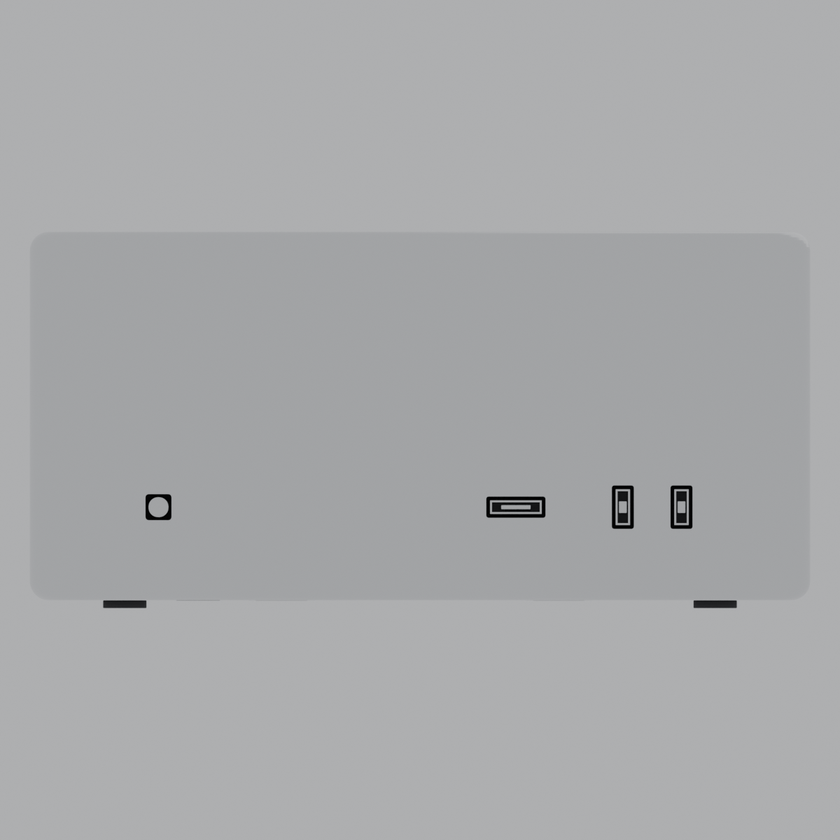
#> input picture renders/ortho/front.png, 840 x 840 px, shrunk from 1200 x 1200 before the run
$ python measure_cc.py ../renders/ortho/bottom.png ../renders/ortho/front.png
#> lines starting #> are read from the running program, lines starting #| are printed output that depends on the picture; after the words box and inside, x2 and y2 are one past the last pixel; in counts of white or black regions, pixels touching at a corner belong together
#!/usr/bin/env python3
"""Label the rear connectors by connected component and report each in mm.

Column histograms cannot do this job: the two chamfers of a narrow gap share a
column, a run of four USB-C slots reads as one blob, and the engraved icons
printed above the connectors drag the band upward until it swallows the field.

A connected-component pass over a row window that contains ONLY the connector
bodies is unambiguous — each shell is a separate blob, and its bounding box is
the measurement. scipy is not guaranteed here, so this is a two-pass
flood fill on a boolean mask (the image is 1312x545, which is cheap).

Usage: python3 measure_cc.py [rear|front] [image]
"""
import os
import sys
from collections import deque

import numpy as np
from PIL import Image

HERE = os.path.dirname(os.path.abspath(__file__))
REF = os.path.join(HERE, "..", "reference")

NAMES_REAR = ["USBC1", "USBC2", "USBC3", "USBC4", "RJ45", "PWR",
              "USBA1", "USBA2", "HDMI", "PHONE", "PWRBTN"]
NAMES_FRONT = ["USBC1", "USBC2", "SDXC", "LED"]


def load(p):
    return np.asarray(Image.open(p).convert("L"), dtype=np.float32)


def box_of(g):
    """Chassis box in pixels, anchored to the KNOWN 197 x 95 mm aspect.

    Two things had to change.

    Scale: the previous version applied the width-derived mm/px to BOTH axes
    after taking the height from a brightness cut. The bottom of a product
    shot is a soft contact shadow, so that cut ran long and every vertical
    measurement came out ~1% too large - 1.2 mm on the port row, the exact
    size of error this file exists to eliminate. Apple publishes
    197 x 197 x 95 mm, so the pixel box has a known aspect and the height
    follows from the width.

    Top edge: locating it by the strongest brightness gradient anywhere in the
    top of the frame does not work, because in the rear photograph the
    strongest edge up there is the TOP OF THE PERFORATED FIELD at 5 mm, not
    the top of the machine - and the silhouette-width plateau is worse, since a
    vignetted white ground makes the wide empty rows look "full". The search is
    therefore confined to the first 3% of the frame, which is above the field,
    and the resulting bottom edge is checked against the contact shadow to
    confirm the two ends agree.
    """
    h, w = g.shape
    body = g < 238.0
    x0 = int(np.nonzero(body[int(h * 0.5)])[0][0])
    x1 = int(np.nonzero(body[int(h * 0.5)])[0][-1])
    width = x1 - x0 + 1
    height = int(round(width * 95.0 / 197.0))

    prof = g[:, int(w * 0.35):int(w * 0.65)].mean(axis=1)
    d = np.gradient(prof)
    y0 = int(np.argmax(d[: max(4, int(h * 0.03))]))
    y1 = y0 + height - 1
    print("  edge check: top grad %+.4f at row %d, bottom grad %+.4f at row %d"
          % (d[y0], y0, d[min(y1, h - 2)], y1))
    return x0, y0, x1, y1


def components(mask, min_area=20):
    """4-connected components, returned as (x0, y0, x1, y1, area) sorted by x."""
    h, w = mask.shape
    seen = np.zeros((h, w), dtype=bool)
    out = []
    for sy in range(h):
        row = mask[sy]
        for sx in np.nonzero(row & ~seen[sy])[0]:
            if seen[sy, sx]:
                continue
            q = deque([(sy, sx)])
            seen[sy, sx] = True
            x0 = x1 = sx
            y0 = y1 = sy
            area = 0
            while q:
                y, x = q.popleft()
                area += 1
                if x < x0: x0 = x
                if x > x1: x1 = x
                if y < y0: y0 = y
                if y > y1: y1 = y
                for dy, dx in ((1, 0), (-1, 0), (0, 1), (0, -1)):
                    ny, nx = y + dy, x + dx
                    if 0 <= ny < h and 0 <= nx < w and mask[ny, nx] and not seen[ny, nx]:
                        seen[ny, nx] = True
                        q.append((ny, nx))
            if area >= min_area:
                out.append((x0, y0, x1, y1, area))
    out.sort()
    return out


def row_window_for(g, x0, x1, y_lo_frac, y_hi_frac, thresh=118.0, min_frac=0.03):
    """Find the row span that holds the connectors.

    Scans the middle band of the panel for the first and last row whose dark
    share crosses `min_frac`, starting below the perforated field. The field
    itself is excluded by requiring the run to be contiguous and to start after
    the field's bottom.
    """
    H = g.shape[0]
    dark = g < thresh
    prof = dark[:, x0:x1].mean(axis=1)
    y_a = int(H * y_lo_frac)
    y_b = int(H * y_hi_frac)
    seg = prof[y_a:y_b]
    on = seg > min_frac
    idx = np.nonzero(on)[0]
    if not len(idx):
        return None
    return y_a + int(idx[0]), y_a + int(idx[-1])


def report(kind, path):
    g = load(path)
    x0, y0, x1, y1 = box_of(g)
#> in box_of, `body = g < 238.0`: body: shape (840, 840) bool; every value is 1
#> in box_of, `x0 = int(np.nonzero(body[int(h * 0.5)])[0][0])`: x0 = 0
#> in box_of, `x1 = int(np.nonzero(body[int(h * 0.5)])[0][-1])`: x1 = 839
#> in box_of, `width = x1 - x0 + 1`: width = 840
#> in box_of, `height = int(round(width * 95.0 / 197.0))`: height = 405
#> in box_of, `prof = g[:, int(w * 0.35):int(w * 0.65)].mean(axis=1)`: prof = 840 values, max 174.8 at index 601, min 125.2 at index 515, mean 169
#> in box_of, `d = np.gradient(prof)`: d = 840 values, max 18.89 at index 517, min -18.93 at index 496, mean -0.000288
#> in box_of, `y0 = int(np.argmax(d[: max(4, int(h * 0.03))]))`: y0 = 18
#> in box_of, `y1 = y0 + height - 1`: y1 = 422
#|   edge check: top grad +0.0794 at row 18, bottom grad +0.0040 at row 422
#> x0 = 0; y0 = 18; x1 = 839; y1 = 422
    sx = 197.0 / (x1 - x0 + 1)
#> sx = 0.235
    H = y1 - y0 + 1
#> H = 405
    print("%s  %s" % (kind.upper(), os.path.basename(path)))
    print("  chassis %d x %d px   scale %.4f mm/px   aspect %.4f (want %.4f)"
          % (x1 - x0 + 1, H, sx, (x1 - x0 + 1) / H, 197.0 / 95.0))
#|   chassis 840 x 405 px   scale 0.2345 mm/px   aspect 2.0741 (want 2.0737)

    ix0, ix1 = x0 + int(8 / sx), x1 - int(8 / sx)
#> ix0 = 34; ix1 = 805

    if kind == "rear":
        # the field ends around 54 mm; the connectors live below it
        win = row_window_for(g, ix0, ix1, 0.58, 0.90, thresh=118.0, min_frac=0.03)
        names = NAMES_REAR
    else:
        # front: exclude the base band at the bottom
        win = row_window_for(g, ix0, ix1, 0.50, 0.88, thresh=118.0, min_frac=0.015)
#> in row_window_for, `dark = g < thresh`:
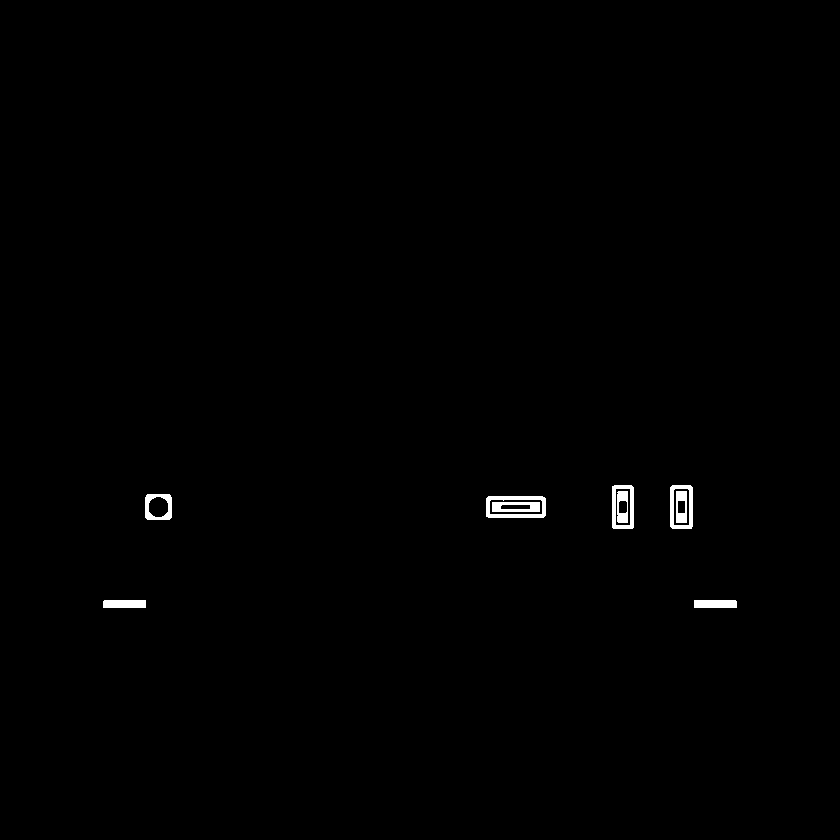
#> dark: shape (840, 840) bool; 0.49% white; 9 white regions, largest, box (x1, y1, x2, y2) and area: (486, 496, 546, 518) 583, (670, 485, 693, 529) 463, (612, 485, 634, 529) 457
#> in row_window_for, `prof = dark[:, x0:x1].mean(axis=1)`: prof = 840 values, max 0.157 at index 517, min 0 at index 0, mean 0.00533
#> in row_window_for, `seg = prof[y_a:y_b]`: seg = 319 values, max 0.157 at index 97, min 0 at index 0, mean 0.014
#> in row_window_for, `idx = np.nonzero(on)[0]`: idx = 52 values from 65 to 187
#> win = (485, 607)
        names = NAMES_FRONT

    if win is None:
        print("  no window found")
        return
    ya, yb = win
#> ya = 485; yb = 607
    print("  window rows %d..%d  (%.2f .. %.2f mm from chassis top)"
          % (ya, yb, (ya - y0) * sx, (yb - y0) * sx))
#|   window rows 485..607  (109.52 .. 138.13 mm from chassis top)

    sub = (g[ya:yb + 1, ix0:ix1] < 125.0)
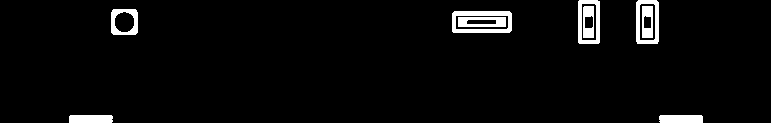
#> sub: shape (123, 771) bool; 3.7% white; 9 white regions, largest, box (x1, y1, x2, y2) and area: (452, 11, 512, 33) 635, (636, 0, 659, 44) 465, (578, 0, 600, 44) 460
    comps = components(sub, min_area=int(0.9 / (sx * sx)))
#> after the loop in components, `for sy in range(h):`: out = [(578, 0, 599, 43, 460), (636, 0, 658, 43, 465), (583, 6, 593, 37, 263), (642, 6, 652, 37, 274), (111, 9, 137, 34, 382), (452, 11, 511, 32, 635), (458, 17, 505, 26, 365), (69, 115, 112, 122, 348), (659, 115, 702, 122, 348)]
#> comps = [(69, 115, 112, 122, 348), (111, 9, 137, 34, 382), (452, 11, 511, 32, 635), (458, 17, 505, 26, 365), (578, 0, 599, 43, 460), (583, 6, 593, 37, 263), (636, 0, 658, 43, 465), (642, 6, 652, 37, 274), (659, 115, 702, 122, 348)]
    print("  %d components   (window inset %.2f mm each side)"
          % (len(comps), (ix0 - x0) * sx))
#|   9 components   (window inset 7.97 mm each side)
    print("\n   # name     x0(mm)  x1(mm)  w(mm)  cx(mm)   y0(mm)  y1(mm)  h(mm)  area")
    prev_cx = None
    for i, (ca, cb, cc, cd, area) in enumerate(comps):
        nm = names[i] if i < len(names) else "?%d" % i
        # ca/cc index into the WINDOW, not the image. Adding the window origin
        # back is not cosmetic: the window is inset 8 mm from the chassis edge,
        # so omitting it shifts every connector 8.5 mm toward the centre. The
        # layout stays perfectly self-consistent while the whole rear port row
        # comes out compressed, which is exactly the kind of error a
        # self-consistent measurement cannot catch on its own.
        cx = (ca + ix0 + cc + 1) / 2.0 * sx
        gap = "" if prev_cx is None else "   gap %6.2f" % (cx - prev_cx)
        print("  %2d %-7s %7.2f %6.2f %6.2f %7.2f %7.2f %7.2f %6.2f %6d%s"
              % (i, nm, (ca + ix0) * sx, (cc + 1 + ix0) * sx, (cc - ca + 1) * sx, cx,
                 (ya + cb - y0) * sx, (ya + cd + 1 - y0) * sx, (cd - cb + 1) * sx,
                 area, gap))
        prev_cx = cx
#> this loop made 9 passes
#> (ca, cb, cc, cd, area, nm, cx, gap) on passes 1 to 9: (69, 115, 112, 122, 348, 'USBC1', 25.33, ''), (111, 9, 137, 34, 382, 'USBC2', 33.19, '   gap   7.86'), (452, 11, 511, 32, 635, 'SDXC', 117, '   gap  83.84'), (458, 17, 505, 26, 365, 'LED', 117, '   gap   0.00'), (578, 0, 599, 43, 460, '?4', 142.1, '   gap  25.09'), (583, 6, 593, 37, 263, '?5', 142, '   gap  -0.12'), (636, 0, 658, 43, 465, '?6', 155.8, '   gap  13.84'), (642, 6, 652, 37, 274, '?7', 155.8, '   gap   0.00'), (659, 115, 702, 122, 348, '?8', 163.7, '   gap   7.86')
#|    0 USBC1     24.16  34.48  10.32   25.33  136.49  138.37   1.88    348
#|    1 USBC2     34.01  40.34   6.33   33.19  111.63  117.73   6.10    382   gap   7.86
#|    2 SDXC     113.98 128.05  14.07  117.03  112.10  117.26   5.16    635   gap  83.84
#|    3 LED      115.39 126.64  11.26  117.03  113.51  115.85   2.35    365   gap   0.00
#|    4 ?4       143.53 148.69   5.16  142.12  109.52  119.84  10.32    460   gap  25.09
#|    5 ?5       144.70 147.28   2.58  142.00  110.93  118.43   7.50    263   gap  -0.12
#|    6 ?6       157.13 162.53   5.39  155.84  109.52  119.84  10.32    465   gap  13.84
#|    7 ?7       158.54 161.12   2.58  155.84  110.93  118.43   7.50    274   gap   0.00
#> (further printed lines are left out)
    return comps, sx, g, (x0, y0, x1, y1)


if __name__ == "__main__":
    kind = sys.argv[1] if len(sys.argv) > 1 else "rear"
    default = os.path.join(REF, "apple_hw_back.jpg" if kind == "rear"
                           else "apple_static_front.jpg")
    path = sys.argv[2] if len(sys.argv) > 2 else default
    report(kind, path)

$ run again, on renders/ortho/left.png
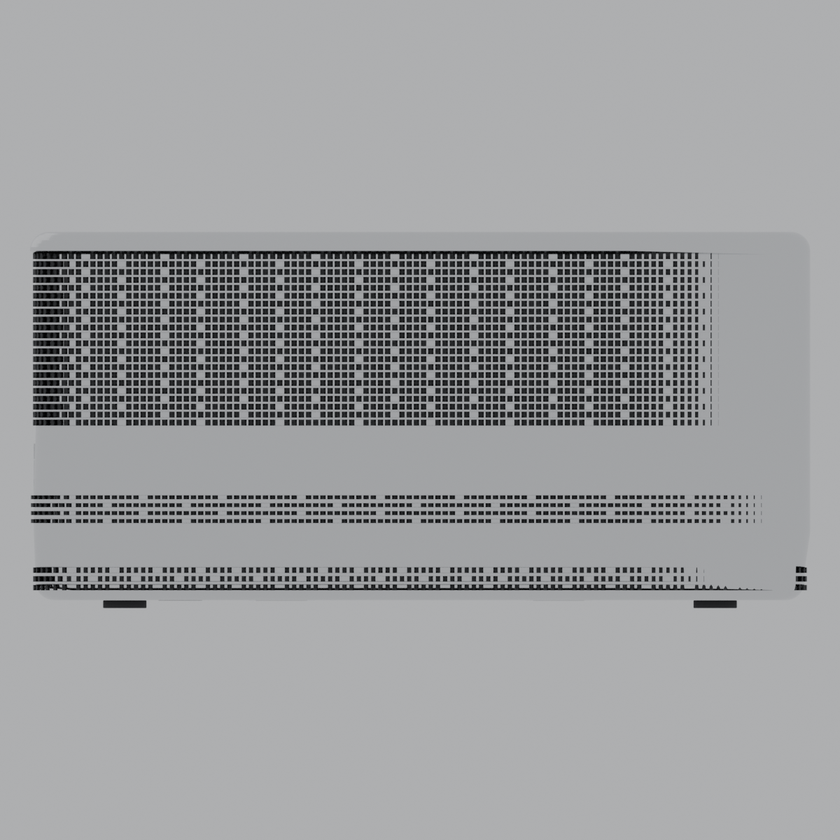
#> input picture renders/ortho/left.png, 840 x 840 px, shrunk from 1200 x 1200 before the run
#> body: shape (840, 840) bool; every value is 1
#> in box_of, `x0 = int(np.nonzero(body[int(h * 0.5)])[0][0])`: x0 = 0
#> in box_of, `x1 = int(np.nonzero(body[int(h * 0.5)])[0][-1])`: x1 = 839
#> width = 840
#> height = 405
#> in box_of, `prof = g[:, int(w * 0.35):int(w * 0.65)].mean(axis=1)`: prof = 840 values, max 174.9 at index 230, min 10.97 at index 252, mean 152.7
#> d = 840 values, max 72.16 at index 590, min -67.76 at index 251, mean -0.000274
#> in box_of, `y0 = int(np.argmax(d[: max(4, int(h * 0.03))]))`: y0 = 18
#> in box_of, `y1 = y0 + height - 1`: y1 = 422
#|   edge check: top grad +0.0754 at row 18, bottom grad +0.7976 at row 422
#> in report, `x0, y0, x1, y1 = box_of(g)`: x0 = 0; y0 = 18; x1 = 839; y1 = 422
#> sx = 0.235
#> in report, `H = y1 - y0 + 1`: H = 405
#|   chassis 840 x 405 px   scale 0.2345 mm/px   aspect 2.0741 (want 2.0737)
#> ix0 = 34; ix1 = 805
#> in row_window_for, `dark = g < thresh`:
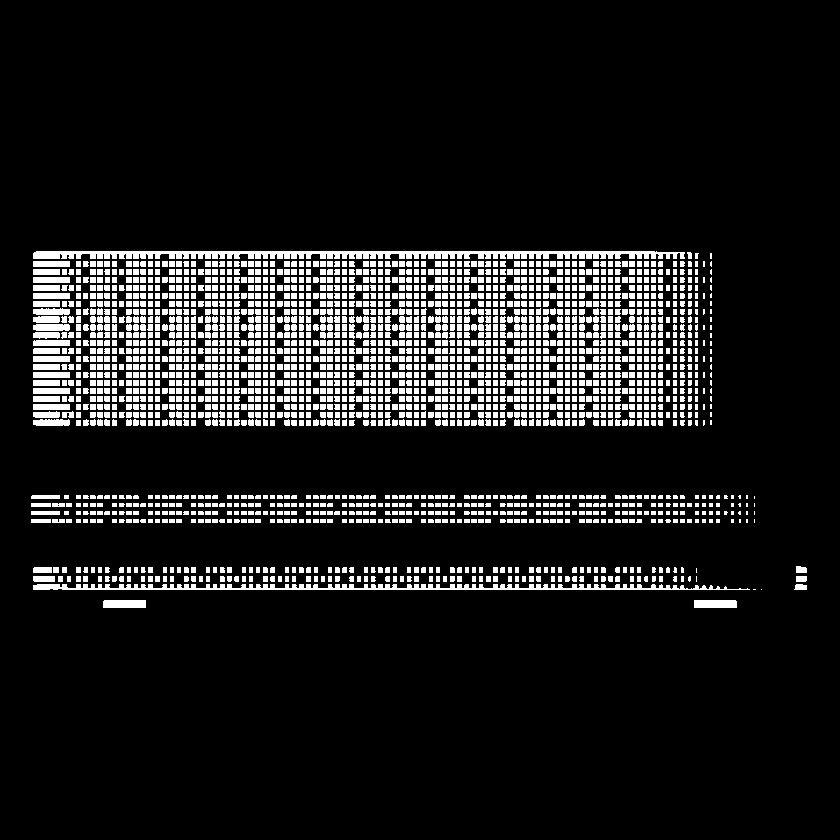
#> dark: shape (840, 840) bool; 11.2% white; 2249 white regions (104 under 20 px), largest, box (x1, y1, x2, y2) and area: (33, 251, 685, 259) 4248, (33, 584, 750, 590) 2838, (103, 600, 146, 608) 343
#> in row_window_for, `prof = dark[:, x0:x1].mean(axis=1)`: prof = 840 values, max 0.939 at index 589, min 0 at index 0, mean 0.122
#> seg = 319 values, max 0.939 at index 169, min 0 at index 6, mean 0.0747
#> idx = 48 values from 0 to 187
#> win = (420, 607)
#> ya = 420; yb = 607
#|   window rows 420..607  (94.28 .. 138.13 mm from chassis top)
#> in report, `sub = (g[ya:yb + 1, ix0:ix1] < 125.0)`:
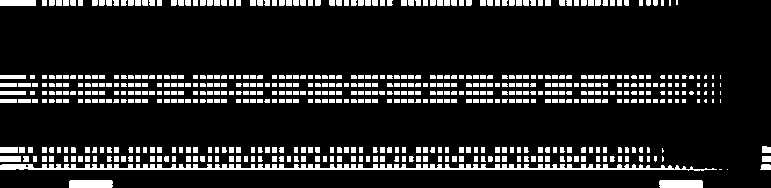
#> sub: shape (188, 771) bool; 13% white; 596 white regions (44 under 20 px), largest, box (x1, y1, x2, y2) and area: (0, 164, 717, 171) 2913, (69, 180, 113, 188) 348, (659, 180, 703, 188) 348
#> after the loop in components, `for sy in range(h):`: out = 574 items, first 6: (0, 0, 35, 5, 216), (42, 0, 46, 5, 30), (49, 0, 54, 5, 35), (56, 0, 61, 5, 36), (63, 0, 68, 5, 36), (70, 0, 75, 5, 35)
#> comps = 574 items, first 6: (0, 0, 35, 5, 216), (0, 75, 25, 78, 104), (0, 83, 16, 86, 68), (0, 91, 25, 94, 104), (0, 99, 16, 102, 68), (0, 147, 17, 152, 108)
#|   574 components   (window inset 7.97 mm each side)
#> the loop in report, `for i, (ca, cb, cc, cd, area) in enumerate(comps):` made 574 passes
#> (ca, cb, cc, cd, area, nm, cx, gap) on passes 1 to 3: (0, 0, 35, 5, 216, 'USBC1', 8.21, ''), (0, 75, 25, 78, 104, 'USBC2', 7.04, '   gap  -1.17'), (0, 83, 16, 86, 68, 'SDXC', 5.98, '   gap  -1.06')
#> (printed output is left out)
